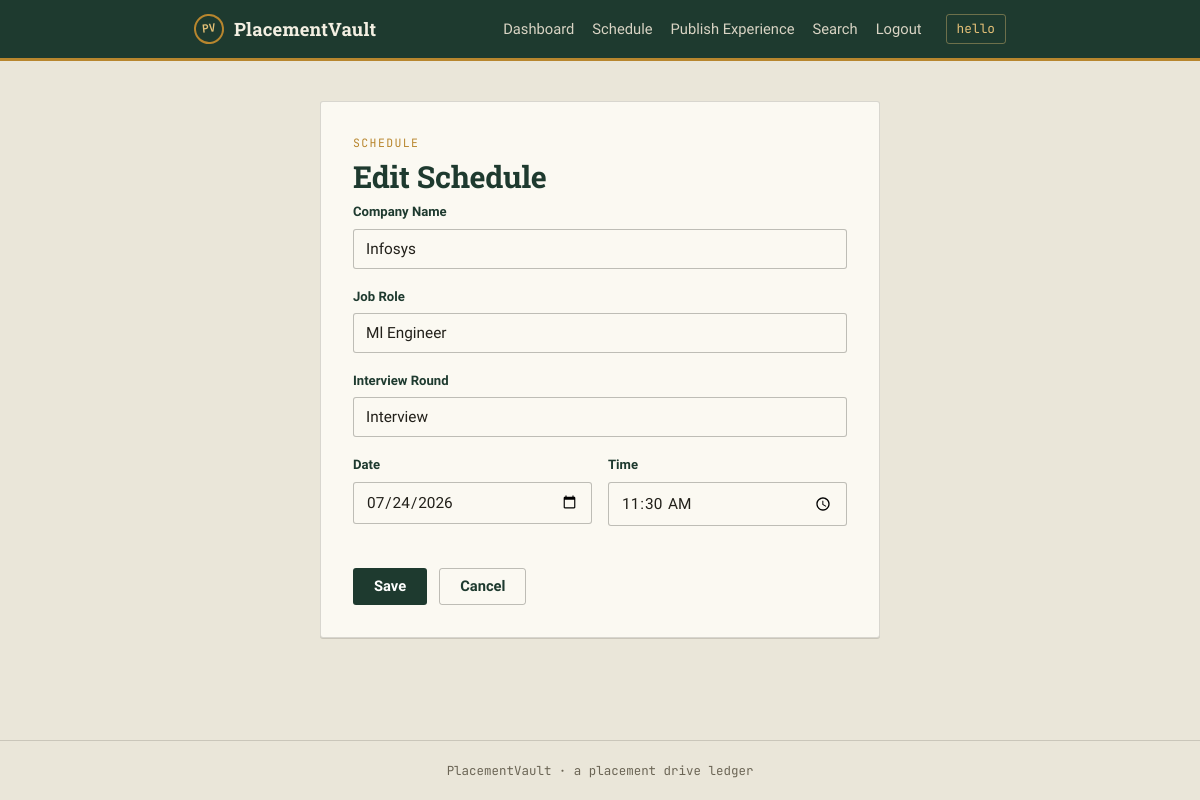
The page /schedule/1/edit/ (signed in) on the database its author committed.
### placementvault/models.py (models this page shows, shortened)
class Schedule(models.Model):
    user = models.ForeignKey(User, on_delete=models.CASCADE, related_name='schedules')
    company_name = models.CharField(max_length=150)
    role = models.CharField(max_length=150)
    interview_round = models.CharField(max_length=150)
    date = models.DateField()
    time = models.TimeField()
    created_at = models.DateTimeField(auto_now_add=True)
    class Meta:
        ordering = ['date', 'time']

### placementvault/views.py (the view)
# urls.py: path('schedule/<int:pk>/edit/', views.schedule_edit, name='schedule_edit'),
@login_required
def schedule_edit(request, pk):
    schedule = get_object_or_404(Schedule, pk=pk, user=request.user)
    if request.method == 'POST':
        form = ScheduleForm(request.POST, instance=schedule)
        if form.is_valid():
            form.save()
            messages.success(request, "Schedule updated.")
            return redirect('schedule_list')
    else:
        form = ScheduleForm(instance=schedule)
    return render(request, 'schedule_form.html', {
        'form': form, 'role_choices': ROLE_CHOICES, 'page_title': 'Edit Schedule',
    })

### placementvault/forms.py (shortened to what this page needs)
class ScheduleForm(_NormalizedTextMixin, forms.ModelForm):
    normalized_fields = ['company_name', 'role', 'interview_round']
    class Meta:
        model = Schedule
        fields = ['company_name', 'role', 'interview_round', 'date', 'time']
        widgets = {
            'company_name': forms.TextInput(attrs={'placeholder': 'e.g. Infosys'}),
            'role': forms.TextInput(attrs={'list': 'role-options', 'placeholder': 'e.g. Specialist Programmer'}),
            'interview_round': forms.TextInput(attrs={'placeholder': 'e.g. Technical Round'}),
            'date': forms.DateInput(attrs={'type': 'date'}),
            'time': forms.TimeInput(attrs={'type': 'time'}),
        }

### templates/schedule_form.html (shortened to what this page needs)
{% extends 'base.html' %}
{% block content %}
<div class="form-card">
    <p class="eyebrow">Schedule</p>
    <h1>{{ page_title }}</h1>
    <form method="post" novalidate>
        <div class="form-group">
            <label for="{{ form.company_name.id_for_label }}">Company Name</label>
            {{ form.company_name }}
        </div>
        <div class="form-group">
            <label for="{{ form.role.id_for_label }}">Job Role</label>
            {{ form.role }}
        </div>
        <div class="form-group">
            <label for="{{ form.interview_round.id_for_label }}">Interview Round</label>
            {{ form.interview_round }}
        </div>
        <div class="form-row">
            <div class="form-group">
                <label for="{{ form.date.id_for_label }}">Date</label>
                {{ form.date }}
            </div>
            <div class="form-group">
                <label for="{{ form.time.id_for_label }}">Time</label>
                {{ form.time }}
            </div>
        </div>
        <div class="form-actions">
            <button type="submit" class="btn btn-primary">Save</button>
            <a href="{% url 'schedule_list' %}" class="btn btn-secondary">Cancel</a>
        </div>
    </form>
</div>
{% endblock %}

### templates/base.html (shortened to what this page needs)
{% load static %}<!DOCTYPE html>
<html lang="en">
<head>
    <link rel="stylesheet" href="{% static 'css/style.css' %}">
</head>
<body>
    <header class="site-header">
        <div class="wrap header-inner">
            <a href="{% url 'dashboard' %}" class="brand">
                <span class="brand-mark">PV</span>
                <span class="brand-text">PlacementVault</span>
            </a>
            {% if user.is_authenticated %}
            <nav class="nav-links">
                <a href="{% url 'dashboard' %}">Dashboard</a>
                <a href="{% url 'schedule_list' %}">Schedule</a>
                <a href="{% url 'experience_add' %}">Publish Experience</a>
                <a href="{% url 'search_company' %}">Search</a>
                <a href="{% url 'logout' %}">Logout</a>
            </nav>
            <span class="welcome-user">{{ user.username }}</span>
            {% endif %}
        </div>
    </header>
    <main class="wrap page">
        {% block content %}{% endblock %}
    </main>
    <footer class="site-footer">
        <div class="wrap">
            <p>PlacementVault &middot; a placement drive ledger</p>
        </div>
    </footer>
</body>
</html>

### static/css/style.css (style rules this page uses)
:root { --ink-green: #1E3A2F; --ink-green-dark: #142822; --parchment: #EAE6D9; --card: #FBF9F2; --gold: #B8862E; --gold-light: #E4C077; --text-primary: #22201A; --text-muted: #6B6555; --danger: #8C2F2F; --danger-light: #F4E4E1; --success: #2F5B3F; --success-light: #E4EEE3; --border: rgba(34, 32, 26, 0.16); --border-strong: rgba(34, 32, 26, 0.28); --font-display: 'Roboto Slab', 'Georgia', serif; --font-body: 'Work Sans', -apple-system, sans-serif; --font-mono: 'JetBrains Mono', 'Courier New', monospace; --radius: 3px; }
* { box-sizing: border-box; }
html { -webkit-text-size-adjust: 100%; }
body { margin: 0; background: var(--parchment); color: var(--text-primary); font-family: var(--font-body); font-size: 16px; line-height: 1.55; min-height: 100vh; display: flex; flex-direction: column; }
.wrap { width: 100%; max-width: 860px; margin: 0 auto; padding: 0 24px; }
h1, h2, h3 { font-family: var(--font-display); font-weight: 700; color: var(--ink-green); line-height: 1.2; margin: 0 0 8px; }
h1 { font-size: 1.9rem; letter-spacing: -0.01em; }
a { color: var(--ink-green); text-decoration: none; }
.site-header { background: var(--ink-green); border-bottom: 3px solid var(--gold); }
.header-inner { display: flex; align-items: center; gap: 24px; padding: 14px 24px; flex-wrap: wrap; }
.brand { display: flex; align-items: center; gap: 10px; font-family: var(--font-display); font-weight: 700; color: #F3EFE2 !important; font-size: 1.15rem; letter-spacing: 0.01em; margin-right: auto; }
.brand-mark { display: inline-flex; align-items: center; justify-content: center; width: 30px; height: 30px; border: 2px solid var(--gold); border-radius: 50%; font-family: var(--font-mono); font-size: 0.7rem; color: var(--gold-light); transform: rotate(-6deg); }
.nav-links { display: flex; gap: 18px; flex-wrap: wrap; }
.nav-links a { color: #D9D4C4 !important; font-size: 0.92rem; font-weight: 500; }
.welcome-user { font-family: var(--font-mono); font-size: 0.8rem; color: var(--gold-light); border: 1px solid rgba(228, 192, 119, 0.4); padding: 4px 10px; border-radius: var(--radius); }
.page { flex: 1; padding: 40px 24px 60px; }
.eyebrow { font-family: var(--font-mono); text-transform: uppercase; letter-spacing: 0.12em; font-size: 0.72rem; color: var(--gold); margin: 0 0 6px; }
.site-footer { border-top: 1px solid var(--border); padding: 20px 24px; text-align: center; }
.site-footer p { font-family: var(--font-mono); font-size: 0.78rem; color: var(--text-muted); margin: 0; }
.btn { display: inline-flex; align-items: center; justify-content: center; font-family: var(--font-body); font-weight: 600; font-size: 0.92rem; padding: 10px 20px; border-radius: var(--radius); border: 1px solid transparent; cursor: pointer; text-decoration: none; line-height: 1; }
.btn-primary { background: var(--ink-green); color: #fff; }
.btn-secondary { background: transparent; color: var(--ink-green); border-color: var(--border-strong); }
.form-group { margin-bottom: 18px; }
.form-row { display: flex; gap: 16px; }
.form-row .form-group { flex: 1; }
label { display: block; font-size: 0.82rem; font-weight: 600; color: var(--ink-green); margin-bottom: 6px; }
input[type="text"], input[type="email"], input[type="password"], input[type="date"], input[type="time"], textarea, select { width: 100%; font-family: var(--font-body); font-size: 0.96rem; color: var(--text-primary); background: var(--card); border: 1px solid var(--border-strong); border-radius: var(--radius); padding: 10px 12px; }
.form-actions { display: flex; gap: 12px; margin-top: 24px; }
.auth-card, .form-card { background: var(--card); border: 1px solid var(--border); border-radius: var(--radius); padding: 32px; max-width: 440px; margin: 0 auto; box-shadow: 0 1px 0 var(--border); }
.form-card { max-width: 560px; }

### rows shown on the page
Schedule: company_name "Infosys", role "Ml Engineer", interview_round "Interview", date "07/24/2026", time "11:30:00"

### other values the page prints
{{ user.username }} "hello"
{{ page_title }} "Edit Schedule"
